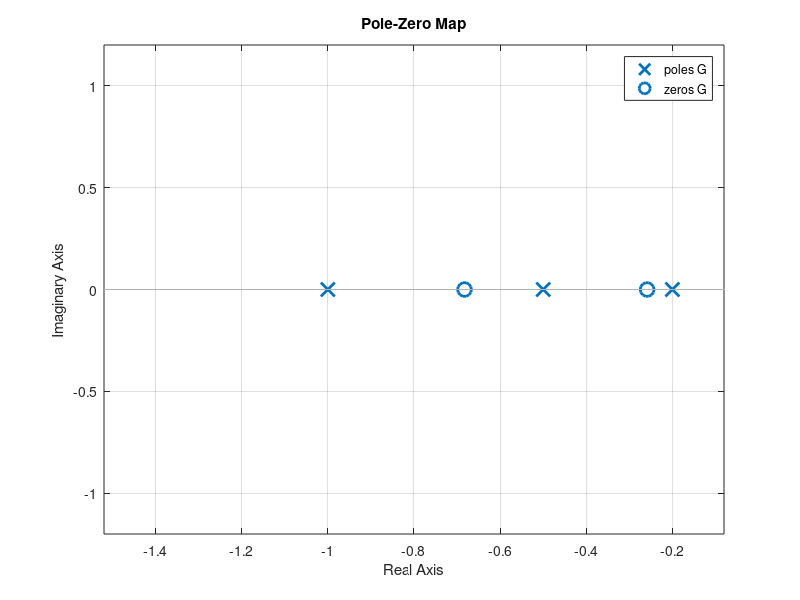
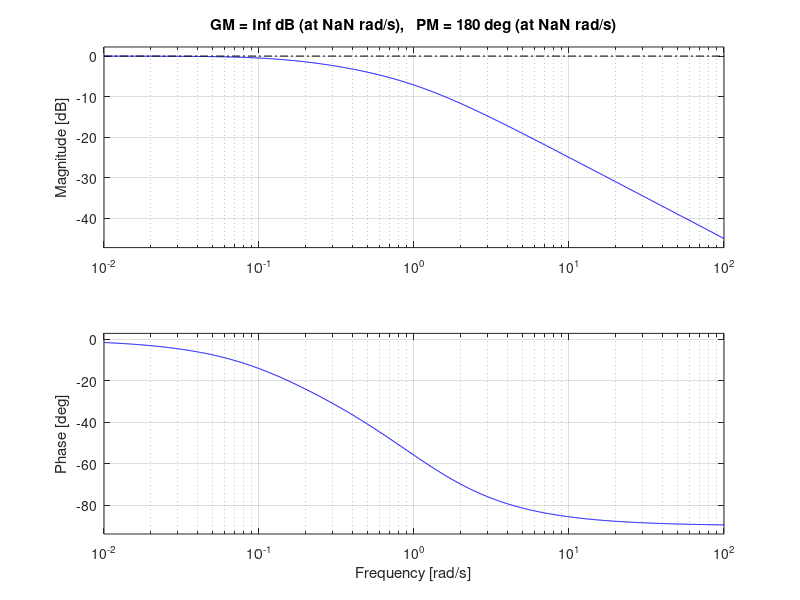
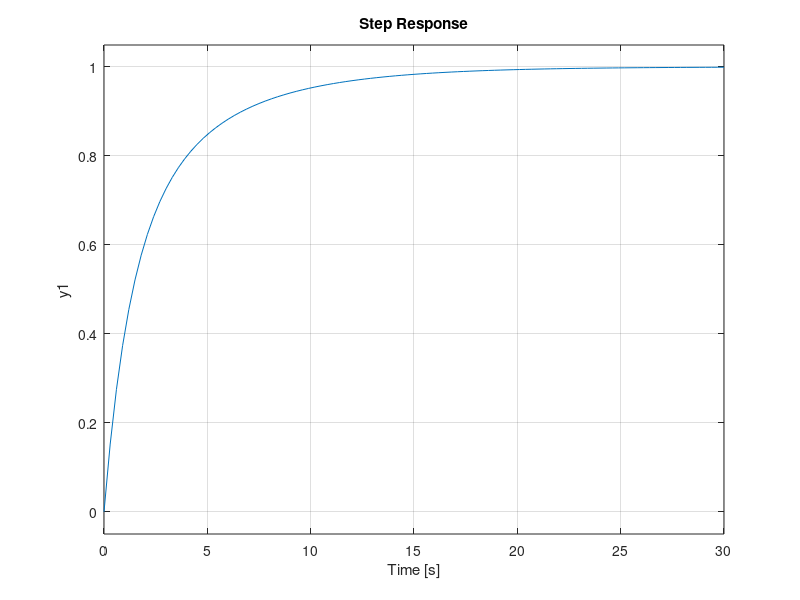

Here is the MATLAB script that generated these plots, in order: (Note: this script raises an error after producing the figures.)
clear; close all;
s=tf('s');
G=1/3*(1/(1+s)+1/(1+2*s)+1/(1+5*s));
pzmap(G);
pole(G)
zero(G)
figure();
margin(G);
figure();
step(G);
big;
